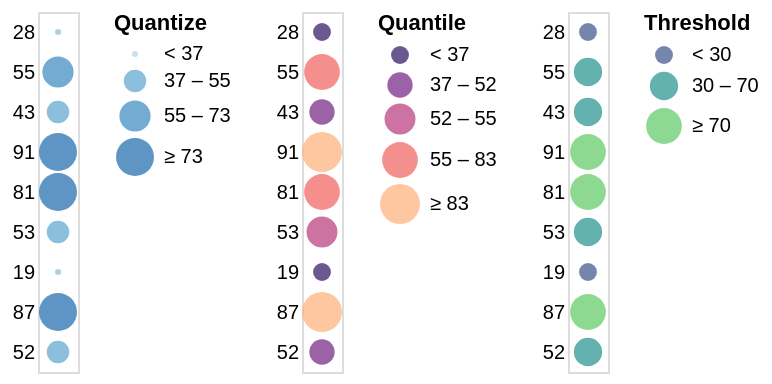

Describe this chart as a Vega-Lite specification.
### Vega specification from a JSON file in a GitHub repository (floating-point values rounded to 4 significant figures)
{"$schema": "https://vega.github.io/schema/vega/v5.json", "description": "Horizontally concatenated charts that show different types of discretizing scales.", "autosize": "pad", "padding": 5, "data": [{"name": "source_0", "values": [{"a": "A", "b": 28}, {"a": "B", "b": 55}, {"a": "C", "b": 43}, {"a": "D", "b": 91}, {"a": "E", "b": 81}, {"a": "F", "b": 53}, {"a": "G", "b": 19}, {"a": "H", "b": 87}, {"a": "I", "b": 52}]}, {"name": "data_1", "source": "source_0", "transform": [{"type": "filter", "expr": "datum[\"b\"] !== null && !isNaN(datum[\"b\"])"}]}, {"name": "data_2", "source": "source_0", "transform": [{"type": "filter", "expr": "datum[\"b\"] !== null && !isNaN(datum[\"b\"])"}]}, {"name": "data_3", "source": "source_0", "transform": [{"type": "filter", "expr": "datum[\"b\"] !== null && !isNaN(datum[\"b\"])"}]}], "signals": [{"name": "concat_0_width", "value": 20}, {"name": "concat_0_y_step", "value": 20}, {"name": "concat_0_height", "update": "bandspace(domain('concat_0_y').length, 1, 0.5) * concat_0_y_step"}, {"name": "concat_1_width", "value": 20}, {"name": "concat_1_y_step", "value": 20}, {"name": "concat_1_height", "update": "bandspace(domain('concat_1_y').length, 1, 0.5) * concat_1_y_step"}, {"name": "concat_2_width", "value": 20}, {"name": "concat_2_y_step", "value": 20}, {"name": "concat_2_height", "update": "bandspace(domain('concat_2_y').length, 1, 0.5) * concat_2_y_step"}], "layout": {"padding": 20, "bounds": "full", "align": "each"}, "marks": [{"type": "group", "name": "concat_0_group", "style": "cell", "encode": {"update": {"width": {"signal": "concat_0_width"}, "height": {"signal": "concat_0_height"}}}, "signals": [{"name": "width", "update": "concat_0_width"}], "marks": [{"name": "concat_0_marks", "type": "symbol", "style": ["circle"], "from": {"data": "data_1"}, "encode": {"update": {"opacity": {"value": 0.7}, "fill": {"scale": "concat_0_color", "field": "b"}, "x": {"signal": "concat_0_width", "mult": 0.5}, "y": {"scale": "concat_0_y", "field": "b"}, "size": {"scale": "concat_0_size", "field": "b"}, "shape": {"value": "circle"}}}}], "axes": [{"scale": "concat_0_y", "orient": "left", "grid": false, "domain": false, "ticks": false, "zindex": 1}], "legends": [{"title": "Quantize", "fill": "concat_0_color", "gradientLength": {"signal": "clamp(concat_0_height, 64, 200)"}, "symbolType": "circle", "encode": {"symbols": {"update": {"opacity": {"value": 0.7}}}}, "size": "concat_0_size"}]}, {"type": "group", "name": "concat_1_group", "style": "cell", "encode": {"update": {"width": {"signal": "concat_1_width"}, "height": {"signal": "concat_1_height"}}}, "signals": [{"name": "width", "update": "concat_1_width"}], "marks": [{"name": "concat_1_marks", "type": "symbol", "style": ["circle"], "from": {"data": "data_2"}, "encode": {"update": {"opacity": {"value": 0.7}, "fill": {"scale": "concat_1_color", "field": "b"}, "x": {"signal": "concat_1_width", "mult": 0.5}, "y": {"scale": "concat_1_y", "field": "b"}, "size": {"scale": "concat_1_size", "field": "b"}, "shape": {"value": "circle"}}}}], "axes": [{"scale": "concat_1_y", "orient": "left", "grid": false, "domain": false, "ticks": false, "zindex": 1}], "legends": [{"format": "d", "title": "Quantile", "fill": "concat_1_color", "gradientLength": {"signal": "clamp(concat_1_height, 64, 200)"}, "labelOverlap": "greedy", "symbolType": "circle", "encode": {"symbols": {"update": {"opacity": {"value": 0.7}}}}, "size": "concat_1_size"}]}, {"type": "group", "name": "concat_2_group", "style": "cell", "encode": {"update": {"width": {"signal": "concat_2_width"}, "height": {"signal": "concat_2_height"}}}, "signals": [{"name": "width", "update": "concat_2_width"}], "marks": [{"name": "concat_2_marks", "type": "symbol", "style": ["circle"], "from": {"data": "data_3"}, "encode": {"update": {"opacity": {"value": 0.7}, "fill": {"scale": "concat_2_color", "field": "b"}, "x": {"signal": "concat_2_width", "mult": 0.5}, "y": {"scale": "concat_2_y", "field": "b"}, "size": {"scale": "concat_2_size", "field": "b"}, "shape": {"value": "circle"}}}}], "axes": [{"scale": "concat_2_y", "orient": "left", "grid": false, "domain": false, "ticks": false, "zindex": 1}], "legends": [{"title": "Threshold", "fill": "concat_2_color", "gradientLength": {"signal": "clamp(concat_2_height, 64, 200)"}, "labelOverlap": "greedy", "symbolType": "circle", "encode": {"symbols": {"update": {"opacity": {"value": 0.7}}}}, "size": "concat_2_size"}]}], "scales": [{"name": "concat_0_y", "type": "point", "domain": {"data": "data_1", "field": "b"}, "range": {"step": {"signal": "concat_0_y_step"}}, "padding": 0.5}, {"name": "concat_0_color", "type": "quantize", "domain": {"data": "data_1", "field": "b"}, "range": "ramp", "zero": true, "interpolate": "hcl"}, {"name": "concat_0_size", "type": "quantize", "domain": {"data": "data_1", "field": "b"}, "range": {"signal": "sequence(9, 361 + (361 - 9) / (4 - 1), (361 - 9) / (4 - 1))"}, "zero": false}, {"name": "concat_1_y", "type": "point", "domain": {"data": "data_2", "field": "b"}, "range": {"step": {"signal": "concat_1_y_step"}}, "padding": 0.5}, {"name": "concat_1_color", "type": "quantile", "domain": {"data": "data_2", "field": "b"}, "range": {"scheme": "magma"}, "interpolate": "hcl"}, {"name": "concat_1_size", "type": "quantile", "domain": {"data": "data_2", "field": "b"}, "range": [80, 160, 240, 320, 400]}, {"name": "concat_2_y", "type": "point", "domain": {"data": "data_3", "field": "b"}, "range": {"step": {"signal": "concat_2_y_step"}}, "padding": 0.5}, {"name": "concat_2_color", "type": "threshold", "domain": [30, 70], "range": {"scheme": "viridis"}, "interpolate": "hcl"}, {"name": "concat_2_size", "type": "threshold", "domain": [30, 70], "range": [80, 200, 320]}]}
